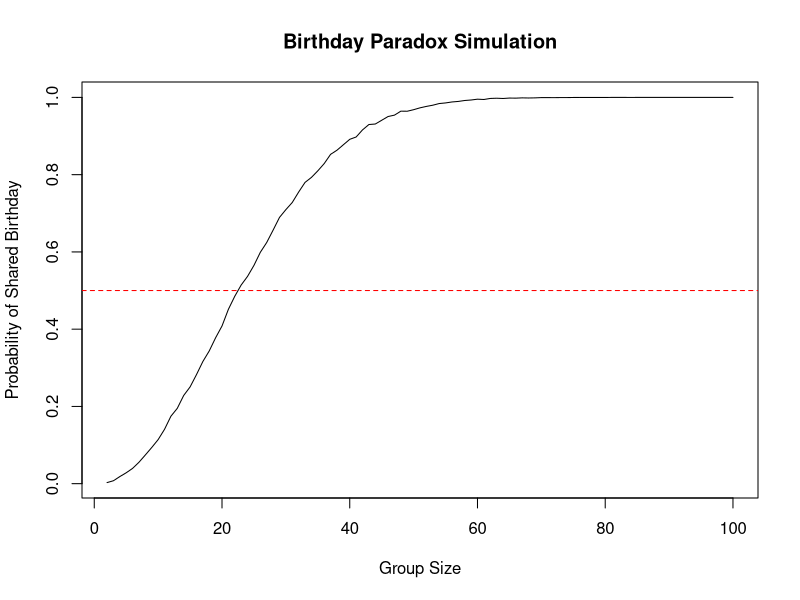

Write the R code that produced this figure.
## ---- chunk 1
# Number of simulations
num_simulations <- 10000

# Function to check if there are shared birthdays in a group
check_shared_birthday <- function(group_size) {
  birthdays <- sample(1:365, group_size, replace = TRUE)
  if (length(birthdays) == length(unique(birthdays))) {
    return(FALSE)  # No shared birthdays
  } else {
    return(TRUE)   # Shared birthdays
  }
}

# Simulate the Birthday Paradox
simulate_birthday_paradox <- function(group_size) {
  shared_birthday_count <- 0
  for (i in 1:num_simulations) {
    if (check_shared_birthday(group_size)) {
      shared_birthday_count <- shared_birthday_count + 1
    }
  }
  return(shared_birthday_count / num_simulations)
}

# Test the Birthday Paradox simulation for different group sizes
group_sizes <- 2:100
results <- numeric(length(group_sizes))

for (i in 1:length(group_sizes)) {
  results[i] <- simulate_birthday_paradox(group_sizes[i])
}

# Plot the results
plot(group_sizes, results, type = "l", xlab = "Group Size", ylab = "Probability of Shared Birthday", main = "Birthday Paradox Simulation")
abline(h = 0.5, col = "red", lty = 2)  # Add a line at 0.5 for reference




